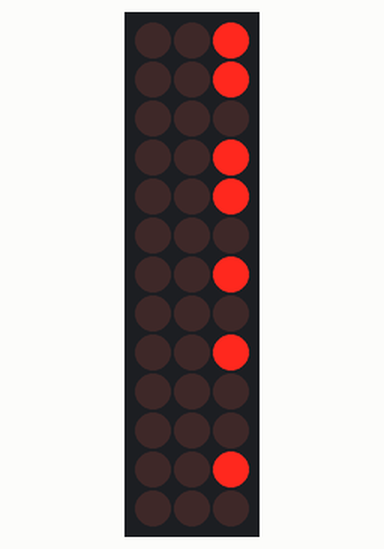
The program below on a simulated Arduino Uno, built with avr-gcc and run on an emulated ATmega328P. On the bench: 3×13 LED matrix. Wiring (inferred from the names in the program): LED matrix (orientation assumed): rows pin 2, pin 3, pin 4, pin 7, pin 8, pin 9, pin 10, pin 11, pin 13, A0, A1, A2, A3; columns pin 6, pin 12, pin 5.

Above: at 1.08 s.
At 3.8 s:
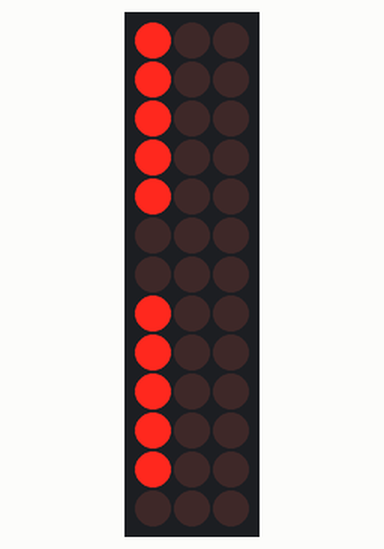
At 10.36 s:
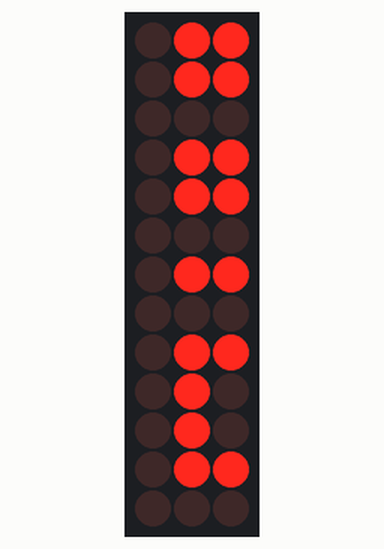
At 19.55 s:
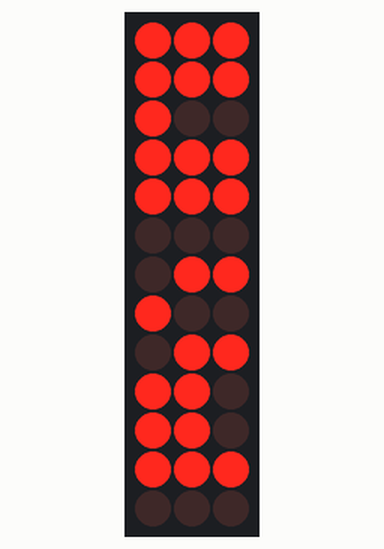
At 26.07 s:
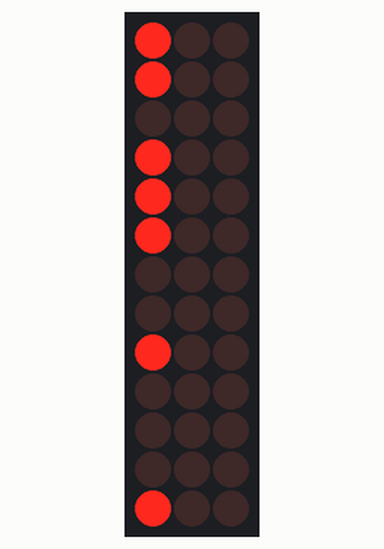
At 32.81 s:
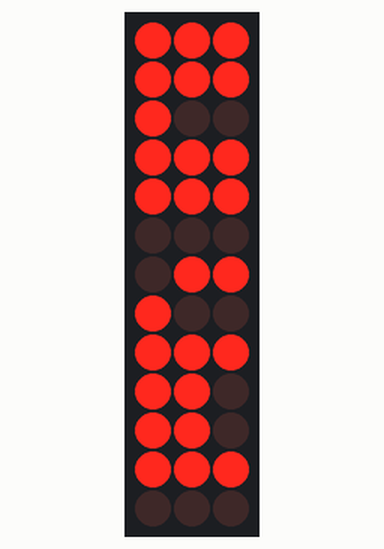

Measured:
- what the display in image 1 shows lasts 0.5 s, from 3.8 s to 4.3 s
- what the display in image 5 shows lasts 0.4 s, from 32.6 s to 33.0 s

The program:

main.cpp
```cpp
#include "Arduino.h"

// Pins connect as per define
// Fill in the pins you used on your own setup.
#define ROW_1 2
#define ROW_2 3
#define ROW_3 7
#define ROW_4 A2
#define ROW_5 8
#define ROW_6 13
#define ROW_7 12
#define ROW_8 5
#define COL_1 A3
#define COL_2 11
#define COL_3 A1
#define COL_4 10
#define COL_5 6
#define COL_6 A0
#define COL_7 4
#define COL_8 9

const byte columns[] = {
        COL_1, COL_2, COL_3, COL_4, COL_5, COL_6, COL_7, COL_8
};

const byte rows[] = {
        ROW_1, ROW_2, ROW_3, ROW_4, ROW_5, ROW_6, ROW_7, ROW_8
};

#define MATRIX_ROWS_SIZE (sizeof(rows) / sizeof(rows[0]))
#define MATRIX_COLUMN_SIZE (sizeof(columns) / sizeof(columns[0]))
#define DRAW_FRAME_TIME_BUDGET 50
#define DRAW_ROW_TIME_WINDOW_MS 2

// The display buffer
// It shows a walking steps (1 = ON, 0 = OFF)
byte draw_buffer[] = {B01100110, B10111101, B10011001, B10000001, B01000010, B01100110, B00111100, B00011000};


void setColumns(byte b) {
    for (size_t i = 0; i < MATRIX_COLUMN_SIZE; ++i) {
        digitalWrite(columns[i], (~b >> i) & 0x01); // Get all bits from byte
    }
}

void drawScreen(size_t begin, size_t end) {
    size_t budget = 0;
    while (budget < DRAW_FRAME_TIME_BUDGET) {
        // Turn on each row in series
        for (size_t i = 0; i < MATRIX_ROWS_SIZE; i++) {
            if (i != begin && i < (MATRIX_ROWS_SIZE - end)) {
                continue;
            }
            budget++;
            setColumns(draw_buffer[i]); // Set columns for this specific row

            digitalWrite(rows[i], HIGH);
            delay(DRAW_ROW_TIME_WINDOW_MS);
            digitalWrite(rows[i], LOW);
        }
    }
}

void setup() {
    // Open serial port
    Serial.begin(9600);

    // Set all used pins to OUTPUT
    for (byte pin : rows) {
        pinMode(pin, OUTPUT);
    }
    for (byte pin : columns) {
        pinMode(pin, OUTPUT);
    }
}

void loop() {
    for (size_t loop_index = 0; loop_index < MATRIX_ROWS_SIZE; ++loop_index) {
        for (size_t i = 0; i < MATRIX_ROWS_SIZE - loop_index; ++i) {
            drawScreen(i, loop_index);
        }
    }
    for (size_t i = 0; i < 4; ++i) {
        drawScreen(0, 8);
    }
}
```
